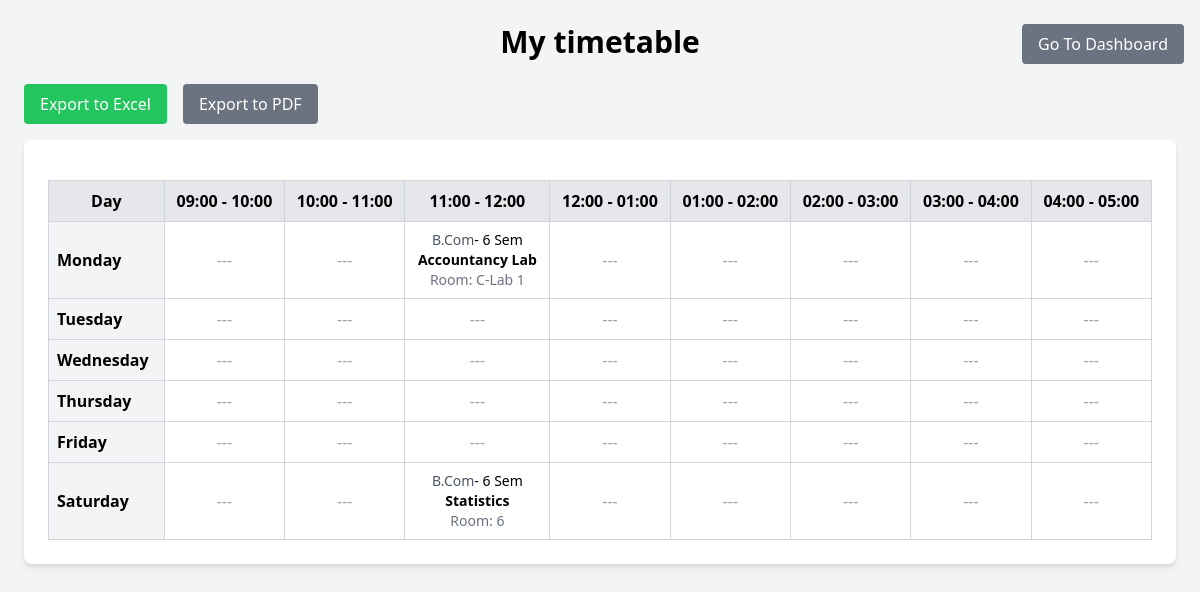
The page /src/views/teacher/teacherTimetable.php?id=9 (signed in) on the database its author committed.
### tables this page shows
CREATE TABLE `timetable` (
  `id` int(11) NOT NULL,
  `subject_id` int(11) NOT NULL,
  `teacher_id` int(11) NOT NULL,
  `classroom_id` int(11) NOT NULL,
  `day` enum('Monday','Tuesday','Wednesday','Thursday','Friday','Saturday') NOT NULL,
  `start_time` time NOT NULL,
  `end_time` time NOT NULL,
  `combination_id` int(11) NOT NULL
);

CREATE TABLE `combinations` (
  `id` int(11) NOT NULL,
  `name` varchar(100) NOT NULL,
  `department` varchar(100) NOT NULL,
  `semester` int(11) NOT NULL
);

CREATE TABLE `subjects` (
  `id` int(11) NOT NULL,
  `name` varchar(100) NOT NULL,
  `min_classes_per_week` int(11) NOT NULL,
  `type` enum('theory','lab') NOT NULL,
  `duration` int(11) UNSIGNED DEFAULT NULL,
  `combination_id` int(11) NOT NULL
);

CREATE TABLE `classrooms` (
  `id` int(11) NOT NULL,
  `room_no` varchar(10) NOT NULL,
  `type` enum('theory','lab') NOT NULL
);

### src/models/Timetable.php (called while the page is built, shortened)
<?php
class Timetable
{
    private $conn;
    public function __construct($db)
    {
        $this->conn = $db;
    }
    public function getTimetableGrid()
    {
        $query = "
            SELECT tt.day, tt.start_time, tt.end_time,
                   s.name AS subject, t.name AS teacher, cr.room_no AS classroom , c.name AS combination,c.semester AS semester
            FROM timetable tt
            JOIN subjects s ON tt.subject_id = s.id
            JOIN teachers t ON tt.teacher_id = t.id
            JOIN classrooms cr ON tt.classroom_id = cr.id
            JOIN combinations c ON tt.combination_id = c.id
            ORDER BY tt.day, tt.start_time;
        ";
        $stmt = $this->conn->prepare($query);
        $stmt->execute();
        $timetable = $stmt->fetchAll(PDO::FETCH_ASSOC);
        $formatted = [];
        foreach ($timetable as $row) {
            $time_slot = date("H:i", strtotime($row['start_time'])) . " - " . date("H:i", strtotime($row['end_time']));
            $formatted[$row['day']][$time_slot] = [
                "subject" => $row["subject"],
                "teacher" => $row["teacher"],
                "classroom" => $row["classroom"],
                "combination" => $row["combination"],
                "semester" => $row["semester"]
            ];
        }
        return $formatted;
    }
    public function getTimetableByTeacherId($teacher_id)
    {
        $query = "
    SELECT  tt.id AS entry_id, tt.day, tt.start_time, tt.end_time,
           s.name AS subject, c.name AS combination, c.semester AS semester, cr.room_no AS classroom
    FROM timetable tt
    JOIN subjects s ON tt.subject_id = s.id
    JOIN combinations c ON tt.combination_id = c.id
    JOIN classrooms cr ON tt.classroom_id = cr.id
    WHERE tt.teacher_id = :teacher_id
    ";
        $stmt = $this->conn->prepare($query);
        $stmt->bindParam(":teacher_id", $teacher_id);
        $stmt->execute();
        $timetable = $stmt->fetchAll(PDO::FETCH_ASSOC);
        $formatted = [];
        foreach ($timetable as $row) {
            $time_slot = date("H:i", strtotime($row['start_time'])) . " - " . date("H:i", strtotime($row['end_time']));
            $formatted[$row['day']][$time_slot] = [
                "entry_id" => $row['entry_id'],
                "subject" => $row["subject"],
                "combination" => $row["combination"],
                "semester" => $row['semester'],
                "classroom" => $row["classroom"]
            ];
        }
        return $formatted;
    }
}

### src/views/teacher/teacherTimetable.php (the view, shortened to what this page needs)
<?php
include_once "../../models/Timetable.php";
$database = new Database();
$db = $database->getConnection();
$timetable = new Timetable($db);
$timetable_data = $timetable->getTimetableGrid();
$time_slots =  ['09:00 - 10:00', '10:00 - 11:00', '11:00 - 12:00', '12:00 - 01:00', '01:00 - 02:00', '02:00 - 03:00', '03:00 - 04:00', '04:00 - 05:00'];
$days = ['Monday', 'Tuesday', 'Wednesday', 'Thursday', 'Friday', 'Saturday'];
?>
<!DOCTYPE html>
<html lang="en">
<head>
    <script src="https://cdn.tailwindcss.com"></script>
</head>
<body class="bg-gray-100 p-6">
    <div class="max-w-7xl mx-auto">
        <button onclick="window.location.href = '/timetable_generator/src/views/teacher/dashboard.php'" class=" absolute t-0 right-0 mr-4 bg-gray-500 text-white px-4 py-2 rounded hover:bg-gray-600 mb-4">Go To Dashboard</button>
        <h1 class="text-3xl font-bold mb-6 text-center">My timetable</h1>
        <div class="flex space-x-4 mb-4">
            <a href="../../controllers/exportTimetable.php?type=excel" class="bg-green-500 text-white px-4 py-2 rounded hover:bg-green-600">Export to Excel</a>
            <a href="../../controllers/exportTimetable.php?type=pdf" class="bg-gray-500 text-white px-4 py-2 rounded hover:bg-gray-600">Export to PDF</a>
        </div>
            <div class="max-w-6xl mx-auto bg-white p-6 rounded-lg shadow-md mb-6">
                <?php $data = $timetable->getTimetableByTeacherId($_GET['id']); ?>
                <table class="w-full border-collapse border border-gray-300">
                    <thead>
                        <tr class="bg-gray-200">
                            <th class="border border-gray-300 p-2">Day</th>
                            <?php foreach ($time_slots as $slot) : ?>
                                <th class="border border-gray-300 p-2"><?= htmlspecialchars($slot); ?></th>
                            <?php endforeach; ?>
                        </tr>
                    </thead>
                    <tbody>
                        <?php foreach ($days as $day) : ?>
                            <tr>
                                <td class="border border-gray-300 p-2 bg-gray-100 font-bold"><?= htmlspecialchars($day); ?></td>
                                <?php foreach ($time_slots as $slot) : ?>
                                    <?php if (isset($data[$day][$slot])) :
                                        $entry = $data[$day][$slot]; ?>
                                        <td class="border border-gray-300 p-2 text-sm text-center">
                                        <span class="text-gray-600"><?= htmlspecialchars($entry['combination']); ?></span>- <?= htmlspecialchars($entry['semester']); ?> Sem<br>
                                            <b><?= htmlspecialchars($entry['subject']); ?></b><br>
                                            <span class="text-gray-500">Room: <?= htmlspecialchars($entry['classroom']); ?></span><br>
                                        </td>
                                    <?php else : ?>
                                        <td class="border border-gray-300 p-2 text-center text-gray-400">---</td>
                                    <?php endif; ?>
                                <?php endforeach; ?>
                            </tr>
                        <?php endforeach; ?>
                    </tbody>
                </table>
            </div>
    </div>
</body>
</html>

### rows shown on the page
timetable: combination.name "B.Com", combination.semester "6", subject.name "Accountancy Lab", classroom.room_no "C-Lab 1"
timetable: combination.name "B.Com", combination.semester "6", subject.name "Statistics", classroom.room_no "6"

### other values the page prints
$slot "09:00 - 10:00"
$slot "10:00 - 11:00"
$slot "11:00 - 12:00"
$slot "12:00 - 01:00"
$slot "01:00 - 02:00"
$slot "02:00 - 03:00"
$slot "03:00 - 04:00"
$slot "04:00 - 05:00"
$day "Monday"
$day "Tuesday"
$day "Wednesday"
$day "Thursday"
$day "Friday"
$day "Saturday"
